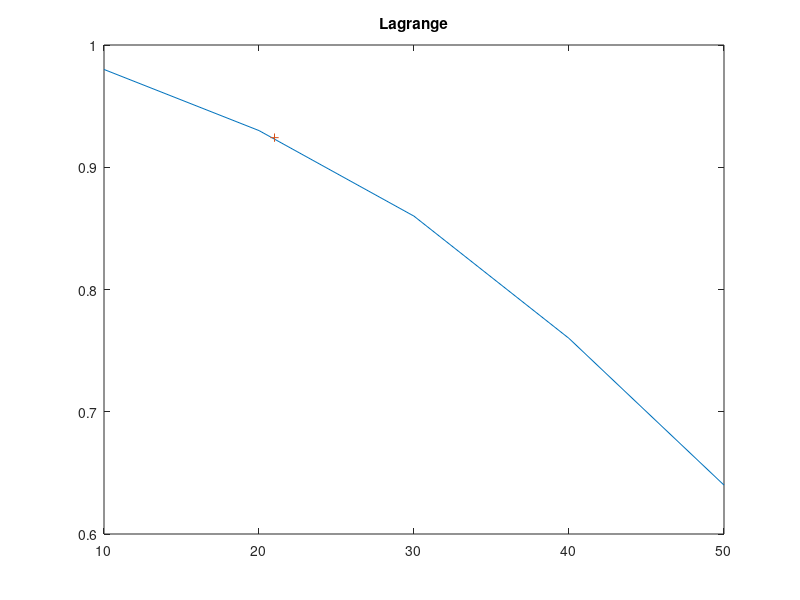
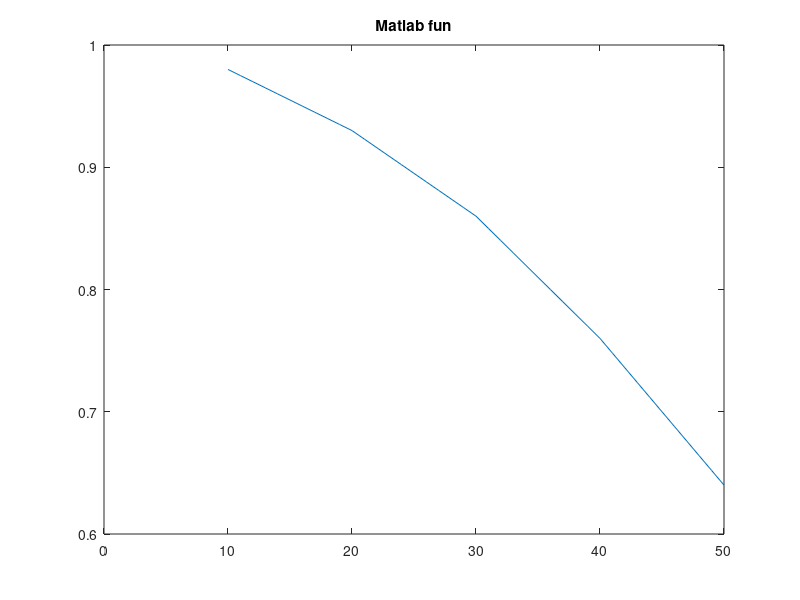

Here is the MATLAB script that generated these plots, in order:
X = [10, 20, 30, 40, 50];
Y = [0.98, 0.93, 0.86, 0.76, 0.64];
figure(1)
plot(X, Y);
hold on

x0 = 21;

t = 0;
y  = 0.0;

for k = 1:1:length(X)
t = 1;
for j = 1:1:length(X)
if(j ~= k)
    t = t *((x0 - X(j))/(X(j) - X(k)));
end
end
    y = y + (t*Y(k)); 
end

plot(x0,y,'+');
title("Lagrange")
figure(2)
x1 = 1:1:50;
y1 = interp1(X, Y, x1);
plot(x1, y1);
title("Matlab fun")

